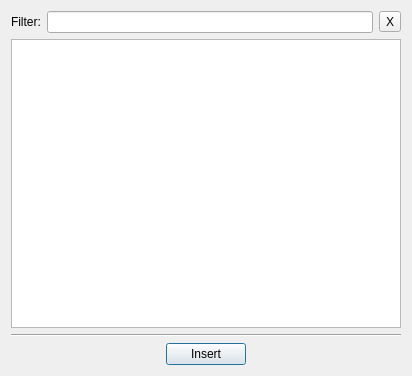
<?xml version="1.0" encoding="UTF-8"?>
<ui version="4.0">
 <class>InsertFragmentDialog</class>
 <widget class="QDialog" name="InsertFragmentDialog">
  <property name="geometry">
   <rect>
    <x>0</x>
    <y>0</y>
    <width>412</width>
    <height>376</height>
   </rect>
  </property>
  <property name="windowTitle">
   <string>Insert Fragment...</string>
  </property>
  <layout class="QVBoxLayout">
   <item>
    <layout class="QHBoxLayout" name="horizontalLayout">
     <item>
      <widget class="QLabel" name="label">
       <property name="text">
        <string>Filter:</string>
       </property>
      </widget>
     </item>
     <item>
      <widget class="QLineEdit" name="filterLineEdit">
       <property name="toolTip">
        <string>Type a name or part of a name to show only matching files.</string>
       </property>
      </widget>
     </item>
     <item>
      <widget class="QToolButton" name="clearToolButton">
       <property name="text">
        <string>X</string>
       </property>
      </widget>
     </item>
    </layout>
   </item>
   <item>
    <widget class="QTreeView" name="directoryTreeView"/>
   </item>
   <item>
    <widget class="Line" name="line_2">
     <property name="orientation">
      <enum>Qt::Horizontal</enum>
     </property>
    </widget>
   </item>
   <item>
    <layout class="QHBoxLayout">
     <item>
      <spacer>
       <property name="orientation">
        <enum>Qt::Horizontal</enum>
       </property>
       <property name="sizeHint" stdset="0">
        <size>
         <width>40</width>
         <height>20</height>
        </size>
       </property>
      </spacer>
     </item>
     <item>
      <widget class="QPushButton" name="insertFragmentButton">
       <property name="text">
        <string>Insert</string>
       </property>
       <property name="default">
        <bool>true</bool>
       </property>
       <property name="flat">
        <bool>false</bool>
       </property>
      </widget>
     </item>
     <item>
      <spacer>
       <property name="orientation">
        <enum>Qt::Horizontal</enum>
       </property>
       <property name="sizeHint" stdset="0">
        <size>
         <width>40</width>
         <height>20</height>
        </size>
       </property>
      </spacer>
     </item>
    </layout>
   </item>
  </layout>
 </widget>
 <resources/>
 <connections/>
</ui>
